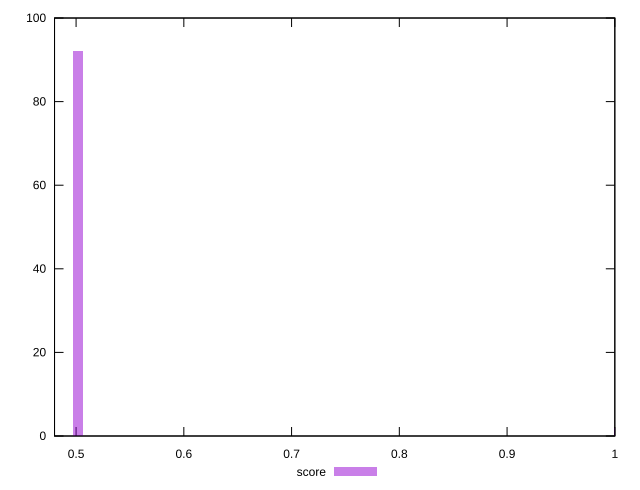

Generate this figure with gnuplot:
reset

$score <<EOF
1.0034316980333449 2
0.5017158490166724 92
0.47576502923994796 6
EOF

set key outside below
set boxwidth 0.008650273258908145
set xrange [0.48:1]
set yrange [0:100]
set trange [0:100]
set style fill transparent solid 0.5 noborder
set terminal svg size 640, 490 enhanced background rgb 'white'
set output "report_00017_2021-02-10T15-08-03.406Z/uses-rel-preload/samples/pages+cached+noadtech/score/histogram.svg"

plot $score title "score" with boxes

reset
